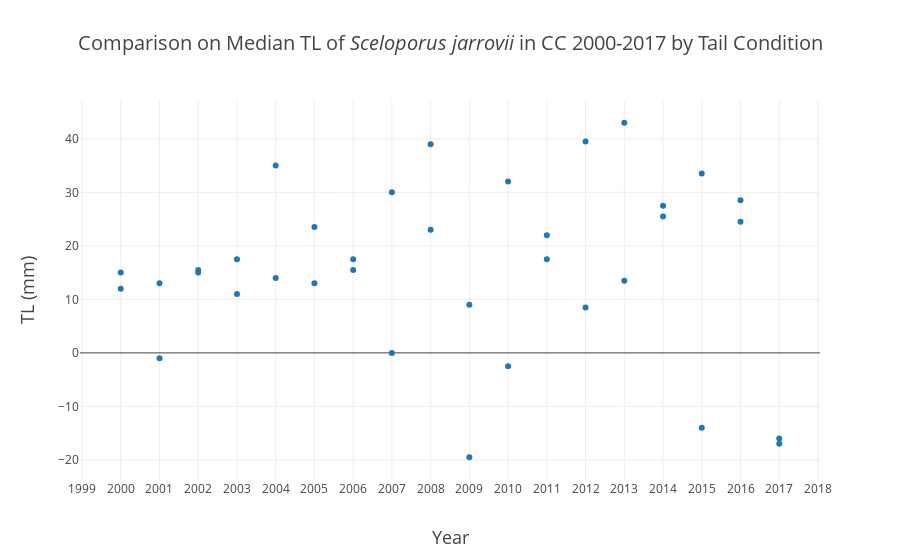

Notebook code for this chart:
### Code cell
# BoxAut = go.Box(x=df_firstInYear.loc[(df_firstInYear.autotomized)]['year'], 
#                 y = df_firstInYear.loc[(df_firstInYear.autotomized)].tl
#                       ,name='Autotomized')
# BoxIntact = go.Box(x=df_firstInYear.loc[(df_firstInYear.autotomized==False)]['year'], 
#               y = df_firstInYear.loc[(df_firstInYear.autotomized==False)].tl
#                     ,name='Intact')
compared = (TLbyYear.loc[~(TLbyYear.autotomized)]['50%'].reset_index(drop=True))\
-(TLbyYear.loc[(TLbyYear.autotomized)]['50%'].reset_index(drop=True))
Comparison = go.Scatter(x=TLbyYear.loc[(TLbyYear.autotomized)]['year'], 
                   y = compared,name='Intact - Autotomized',
                       mode = 'markers')
# Intact = go.Scatter(x=TLbyYear.loc[~(TLbyYear.autotomized)]['year'], 
#               y = TLbyYear.loc[~(TLbyYear.autotomized)]['50%']
#                     ,name='Intact')
data = [Comparison]
layout = go.Layout(
    title = 'Comparison on Median TL of <i>Sceloporus jarrovii</i> in CC 2000-2017 by Tail Condition',
    titlefont = dict(
        size = 20),
    xaxis = dict(
        dtick = 1,
        title = 'Year',
        titlefont = dict(
            size = 18)),
    yaxis = dict(
        title = 'TL (mm)',
        titlefont = dict(
            size = 18)))

fig = go.Figure(
        data = data,
        layout = layout)
iplot(fig, filename = 'Comparison on Median TL of Sceloporus jarrovii in CC 2000-2017.html')
plot(fig, filename = 'Comparison on Median TL of Sceloporus jarrovii in CC 2000-2017.html')

### Figure 1 — Plotly figure (JSON) as saved in the notebook; plotly's stock layout.template omitted (floating-point values rounded to 4 significant figures)
{"data": [{"mode": "markers", "name": "Intact - Autotomized", "type": "scatter", "uid": "0e8997b0-aa89-11e9-b708-90324b8dd25e", "x": [2000, 2000, 2001, 2001, 2002, 2002, 2003, 2003, 2004, 2004, 2005, 2005, 2006, 2006, 2007, 2007, 2008, 2008, 2009, 2009, 2010, 2010, 2011, 2011, 2012, 2012, 2013, 2013, 2014, 2014, 2015, 2015, 2016, 2016, 2017, 2017], "y": [12, 15, 13, -1, 15, 15.5, 11, 17.5, 14, 35, 23.5, 13, 15.5, 17.5, 0, 30, 39, 23, 9, -19.5, 32, -2.5, 17.5, 22, 8.5, 39.5, 43, 13.5, 27.5, 25.5, 33.5, -14, 28.5, 24.5, -16, -17]}], "layout": {"title": "Comparison on Median TL of <i>Sceloporus jarrovii</i> in CC 2000-2017 by Tail Condition", "titlefont": {"size": 20}, "xaxis": {"dtick": 1, "title": "Year", "titlefont": {"size": 18}}, "yaxis": {"title": "TL (mm)", "titlefont": {"size": 18}}}}
